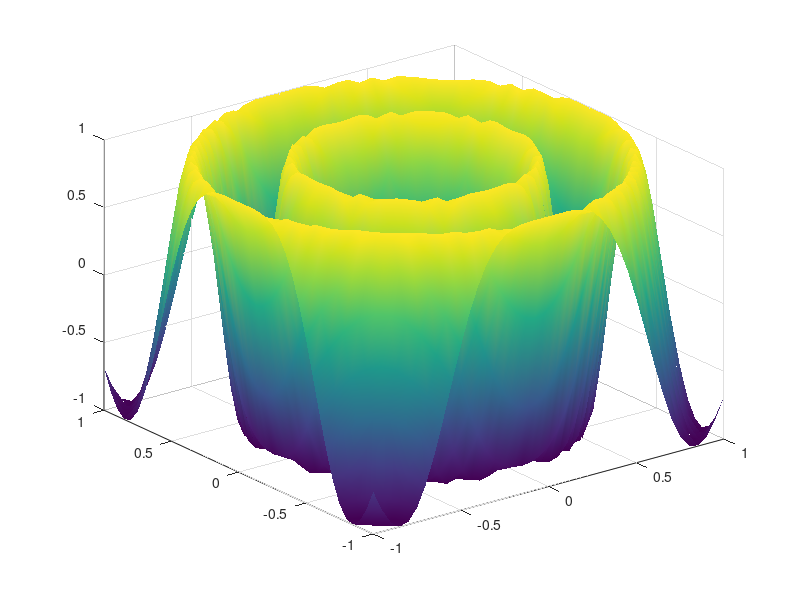

Source code (MATLAB):
% animation.m

clear all;
[X,Y] = meshgrid(-1:0.05:1,-1:0.05:1);

for j = 1:30
    Z = cos(j^0.5*pi*exp(-X.^2-Y.^2));
    %mesh(X,Y,Z);
    surf(X,Y,Z);
    shading interp
    F(j) = getframe;
end
% Abspielen des Movies
movie(F,1);